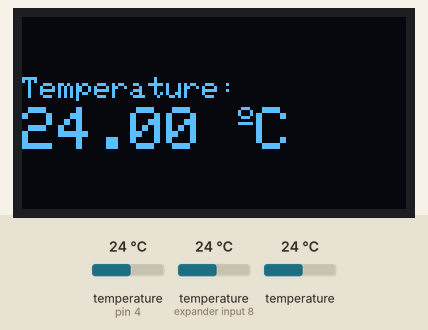
The sketch below on a simulated Arduino Uno, built with avr-gcc and run on an emulated ATmega328P. Shown: 128×64 one-colour display. Inputs (shaded band) come from the test bench; at power-on: temperature (sensors on pin 4, expander input 8) 24 °C, temperature 24 °C. What the sketch prints to the serial monitor is not drawn.

Above: at 8.5 s.
8.6 s: temperature (sensor on pin 4) set to 12 °C
At 15.0 s:
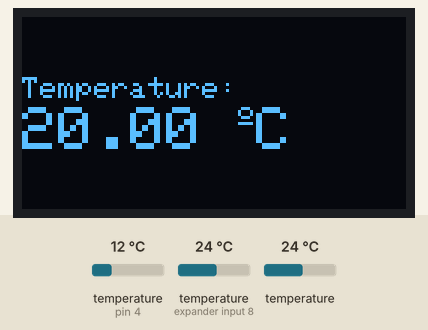
15.3 s: temperature (sensor on expander input 8) set to 12 °C
At 20.8 s:
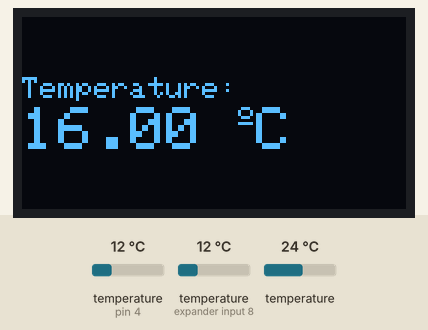
21.2 s: temperature (sensor 204) set to 12 °C
At 26.3 s:
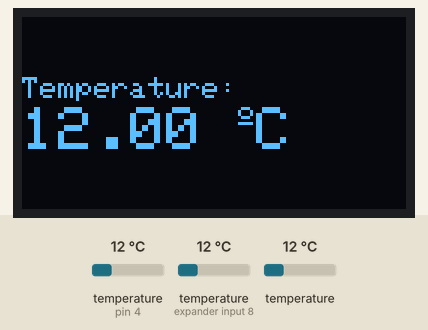
27.1 s: temperature (sensor on pin 4) set to 19 °C
At 31.8 s:
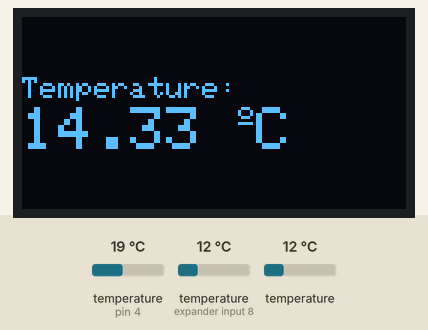
33.0 s: temperature (sensor on expander input 8) set to 19 °C
At 38.5 s:
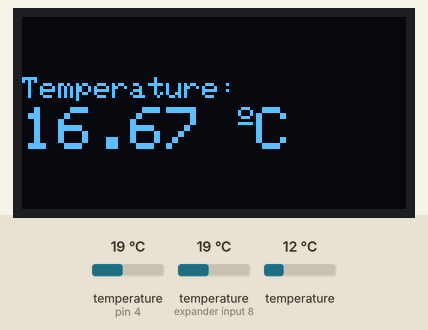
38.9 s: temperature (sensor 204) set to 19 °C
At 44.0 s:
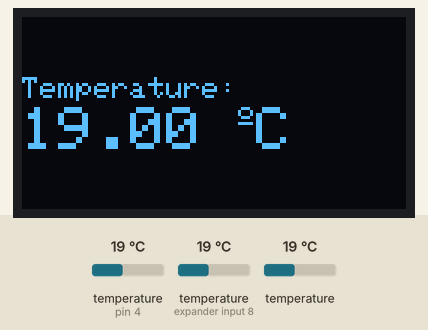
Timing chart, 0 to 45.5 s (numbered marks = the images above; inputs shaded):
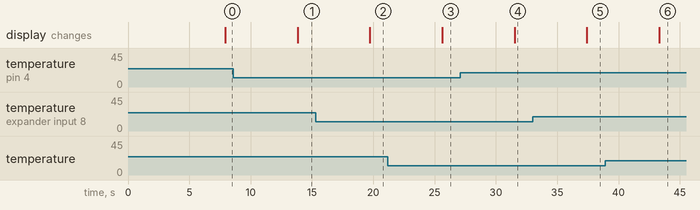

Measured:
- after the input at 8.6 s, the display: changes after 5.2 s (image 1)
- after the input at 15.3 s, the display: changes after 4.4 s (image 2)
- after the input at 21.2 s, the display: changes after 4.4 s (image 3)
- after the input at 27.1 s, the display: changes after 4.4 s (image 4)
- after the input at 33.0 s, the display: changes after 4.4 s (image 5)
- after the input at 38.9 s, the display: changes after 4.4 s (image 6)

The sketch:

multiplos_sensores_display.ino
```cpp
// Include the libraries we need
#include <OneWire.h>
#include <DallasTemperature.h>
#include <Adafruit_GFX.h>
#include <Adafruit_SSD1306.h>
#include <Adafruit_Sensor.h>


#define SCREEN_WIDTH 128 // OLED display width, in pixels
#define SCREEN_HEIGHT 64 // OLED display height, in pixels

// Declaration for an SSD1306 display connected to I2C (SDA, SCL pins)
Adafruit_SSD1306 display(SCREEN_WIDTH, SCREEN_HEIGHT, &Wire, -1);

// Data wire is connected to GPIO15
#define ONE_WIRE_BUS 4
// Setup a oneWire instance to communicate with a OneWire device
OneWire oneWire(ONE_WIRE_BUS);
// Pass our oneWire reference to Dallas Temperature sensor
DallasTemperature sensors(&oneWire);

DeviceAddress sensor1 = { 0x28, 0xFF, 0x64, 0x1, 0xB7, 0xF3, 0xB2, 0x4D };
DeviceAddress sensor2 = { 0x28, 0xFF, 0x64, 0x1, 0xB0, 0x1D, 0x68, 0xB7 };
DeviceAddress sensor3= { 0x28, 0xFF, 0x64, 0x1, 0xB7, 0xCD, 0x39, 0x10 };

void setup(void){
  Serial.begin(115200);
  sensors.begin();

   if(!display.begin(SSD1306_SWITCHCAPVCC, 0x3C)) {
    Serial.println(F("SSD1306 allocation failed"));
   for(;;);}
  delay(2000);
  display.clearDisplay();
  display.setTextColor(WHITE);
}

void loop(void){
  delay(5000);
  Serial.print("Requesting temperatures...");
  sensors.requestTemperatures(); // Send the command to get temperatures
  Serial.println("DONE");

  Serial.print("Sensor 1(*C): ");
  Serial.print(sensors.getTempC(sensor1));
  Serial.print(" Sensor 1(*F): ");
  Serial.println(sensors.getTempF(sensor1));

  Serial.print("Sensor 2(*C): ");
  Serial.print(sensors.getTempC(sensor2));
  Serial.print(" Sensor 2(*F): ");
  Serial.println(sensors.getTempF(sensor2));

  Serial.print("Sensor 3(*C): ");
  Serial.print(sensors.getTempC(sensor3));
  Serial.print(" Sensor 3(*F): ");
  Serial.println(sensors.getTempF(sensor3));

  float media = (sensors.getTempC(sensor1) + sensors.getTempC(sensor2) + sensors.getTempC(sensor3 ))/3;
  Serial.print("Media(*C): ");
  Serial.print(media);
  Serial.println();

  // clear display
  display.clearDisplay();

  // display temperature
  display.setTextSize(1);
  display.setCursor(0,20);
  display.print("Temperature: ");
  display.setTextSize(2);
  display.setCursor(0,30);
  display.print(media);
  display.print(" ");
  display.setTextSize(1);
  display.cp437(true);
  display.write(167);
  display.setTextSize(2);
  display.print("C");

  display.display();
}
```
